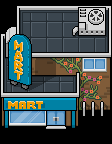

Below is a game level as drawn by its tile map, then a one-line description and the .tmx that defines it (tile-layer data replaced by summaries):
An orthogonal 7x9 tile map with 16x16 px tiles, 3 tile layers (OnGrass, Collisions, WalkBehind), 4 tilesets and 1 object (teleport on push).

<map version="1.10" tiledversion="1.11.0" orientation="orthogonal" renderorder="right-down" compressionlevel="6" width="7" height="9" tilewidth="16" tileheight="16" infinite="0" nextlayerid="5" nextobjectid="3">
 <tileset firstgid="1" source="../../tileset/building-small.tsx" />
 <tileset firstgid="1025" source="../../tileset/terra.tsx" />
 <tileset firstgid="2049" source="../../tileset/invisible.tsx" />
 <tileset firstgid="2065" source="../../tileset/houses2.tsx" />
 <layer id="4" name="OnGrass" width="7" height="9">
  <data>[63 cells, 7 non-empty, 7 distinct tile ids]</data>
 </layer>
 <layer id="1" name="Collisions" width="7" height="9">
  <data>[63 cells, 46 non-empty, 46 distinct tile ids]</data>
 </layer>
 <layer id="2" name="WalkBehind" width="7" height="9">
  <data>[63 cells, 8 non-empty, 8 distinct tile ids]</data>
 </layer>
 <objectgroup id="3" name="Moving">
  <object id="2" type="teleport on push" gid="2051" x="48" y="128" width="16" height="16">
   <properties>
    <property name="map" value="floor-0" />
    <property name="x" value="5" />
    <property name="y" value="10" />
   </properties>
  </object>
 </objectgroup>
</map>
